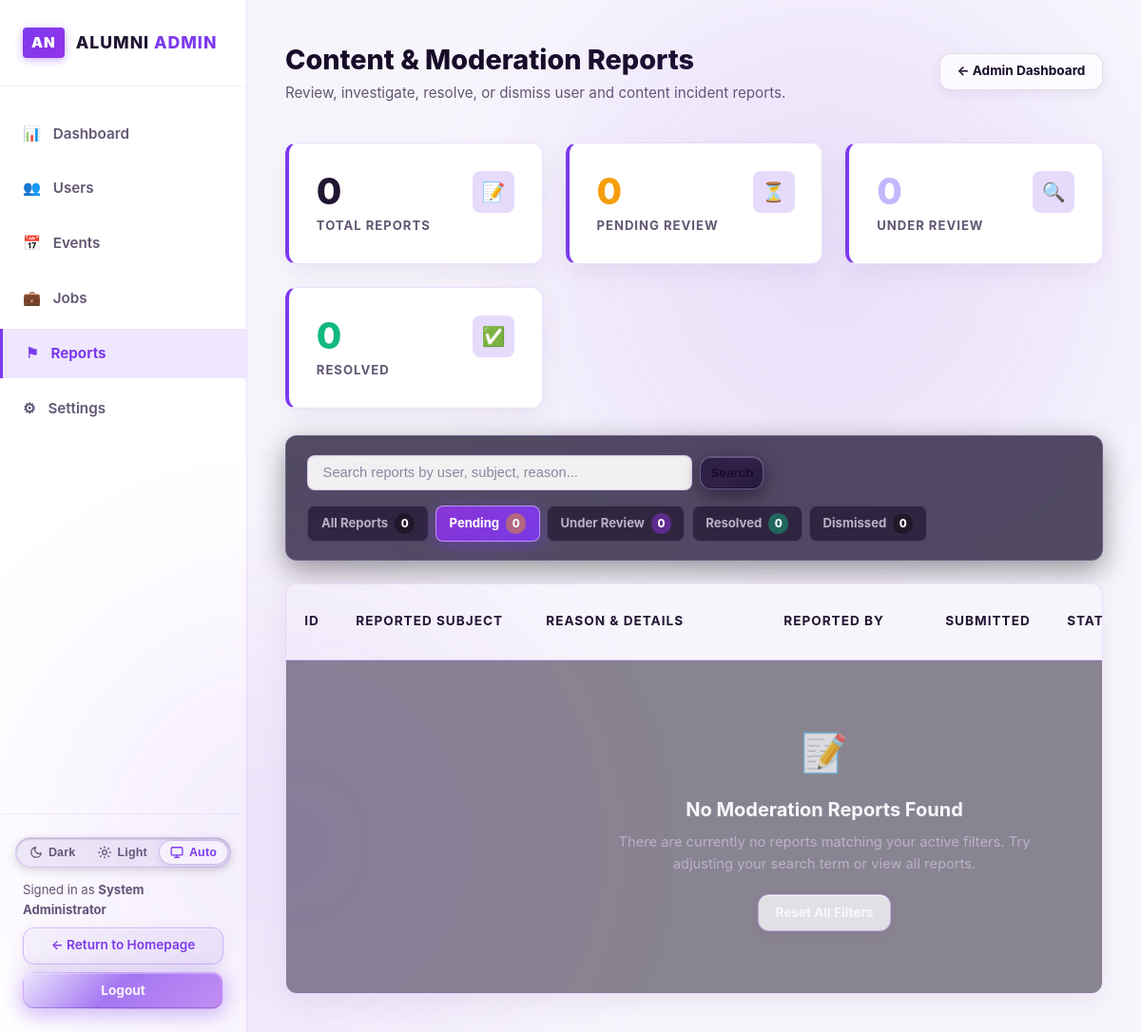
The page /admin/reports.php?status=pending (signed in) on the database as committed earlier.
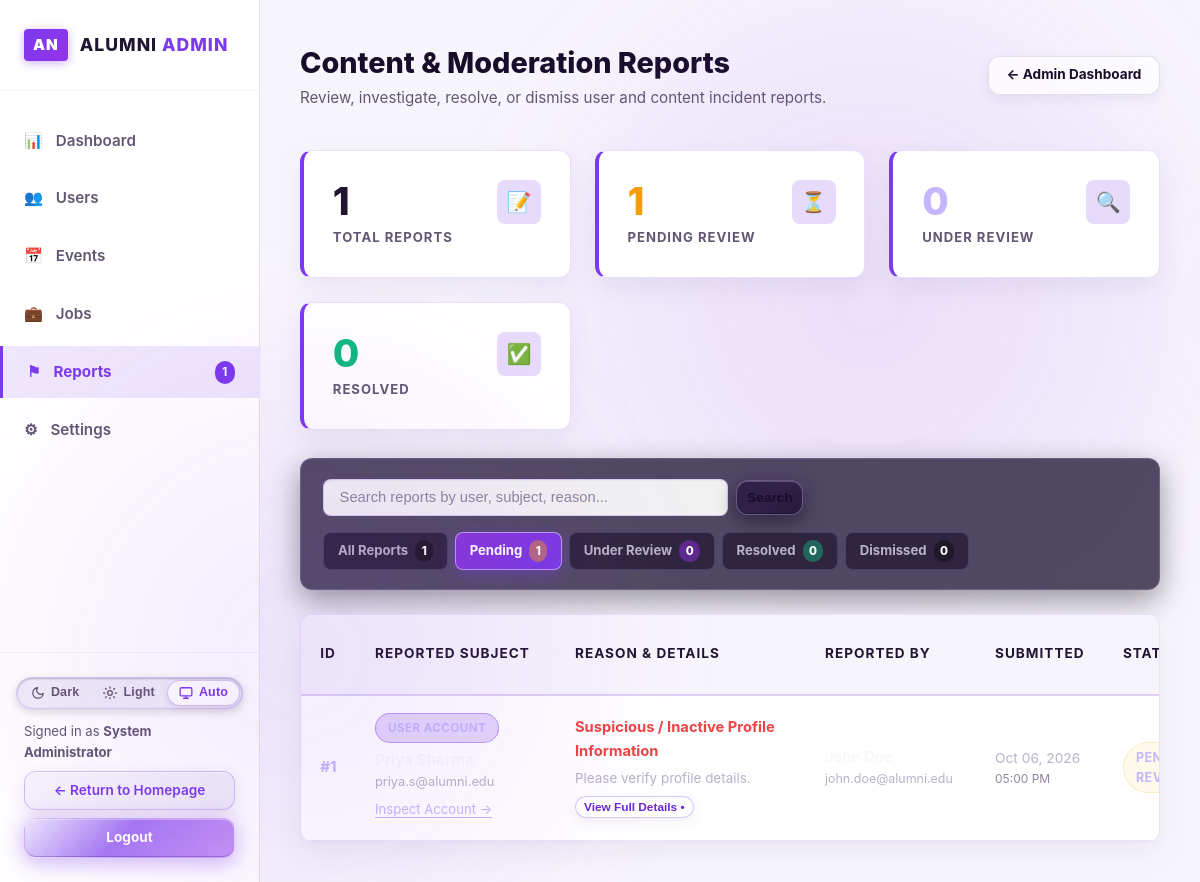
The same page on the database as committed later.
### tables this page shows
CREATE TABLE IF NOT EXISTS reports (
    id INT AUTO_INCREMENT PRIMARY KEY,
    reporter_id INT NOT NULL,
    reported_user_id INT NULL,
    event_id INT NULL,
    job_id INT NULL,
    message_id INT NULL,
    reason VARCHAR(150) NOT NULL,
    description TEXT NULL,
    status ENUM('pending', 'reviewed', 'resolved', 'dismissed') NOT NULL DEFAULT 'pending',
    created_at TIMESTAMP DEFAULT CURRENT_TIMESTAMP,
    FOREIGN KEY (reporter_id) REFERENCES users(id) ON DELETE CASCADE,
    FOREIGN KEY (reported_user_id) REFERENCES users(id) ON DELETE CASCADE,
    FOREIGN KEY (event_id) REFERENCES events(id) ON DELETE CASCADE,
    FOREIGN KEY (job_id) REFERENCES jobs(id) ON DELETE CASCADE,
    FOREIGN KEY (message_id) REFERENCES messages(id) ON DELETE CASCADE
);

CREATE TABLE IF NOT EXISTS users (
    id INT AUTO_INCREMENT PRIMARY KEY,
    username VARCHAR(50) NOT NULL UNIQUE,
    first_name VARCHAR(50) NOT NULL,
    last_name VARCHAR(50) NOT NULL,
    email VARCHAR(100) NOT NULL UNIQUE,
    password VARCHAR(255) NOT NULL,
    role ENUM('alumni', 'admin') NOT NULL DEFAULT 'alumni',
    status ENUM('active', 'suspended') NOT NULL DEFAULT 'active',
    created_at TIMESTAMP DEFAULT CURRENT_TIMESTAMP
);

### config/db.php (called while the page is built, shortened)
<?php
function get_pending_reports_count($pdo) {
    try {
        $stmt = $pdo->query("SELECT COUNT(*) FROM reports WHERE status = 'pending'");
        return (int)$stmt->fetchColumn();
    } catch (Exception $e) {
        return 0;
    }
}
$db_host = '127.0.0.1';
$db_name = 'alumni_network';
$db_user = 'root';
$db_pass = '';
try {
    $db_connected = true;
} catch (PDOException $e) {
    try {
        $root_pdo = new PDO("mysql:host={$db_host};charset=utf8mb4", $db_user, $db_pass);
        $root_pdo->exec("CREATE DATABASE IF NOT EXISTS `{$db_name}` CHARACTER SET utf8mb4 COLLATE utf8mb4_unicode_ci");
        $pdo = new PDO("mysql:host={$db_host};dbname={$db_name};charset=utf8mb4", $db_user, $db_pass, [
            PDO::ATTR_ERRMODE => PDO::ERRMODE_EXCEPTION,
            PDO::ATTR_DEFAULT_FETCH_MODE => PDO::FETCH_ASSOC
        ]);
        $schemaPath = __DIR__ . '/../database/schema.sql';
        if (file_exists($schemaPath)) {
            $sql = file_get_contents($schemaPath);
            $pdo->exec($sql);
        }
        $db_connected = true;
    } catch (Exception $sub_ex) {
        $db_connected = false;
    }
}
function get_base_url() {
    $script_dir = str_replace('\\', '/', dirname($_SERVER['SCRIPT_NAME']));
    $parts = array_values(array_filter(explode('/', trim($script_dir, '/')), function($p) {
        return $p !== '' && $p !== '.';
    }));
    if (!empty($parts) && in_array(end($parts), ['auth', 'admin', 'config', 'includes'])) {
        array_pop($parts);
    }
    $path = implode('/', $parts);
    return '/' . ($path ? $path . '/' : '');
}

### admin/reports.php (the view, shortened to what the changed rows need)
<?php
require_once __DIR__ . '/../config/db.php';
require_once __DIR__ . '/../includes/functions.php';
$currentAdminPage = 'reports';
$baseUrl = get_base_url();
$totalReportsCount = 0;
$pendingReportsCount = 0;
if ($db_connected && $pdo) {
    try {
        $totalReportsCount = (int)$pdo->query("SELECT COUNT(*) FROM reports")->fetchColumn();
        $pendingReportsCount = (int)$pdo->query("SELECT COUNT(*) FROM reports WHERE status = 'pending'")->fetchColumn();
    } catch (Exception $e) {
        $totalReportsCount = 2;
        $pendingReportsCount = 1;
        $reviewedReportsCount = 1;
    }
} else {
    $totalReportsCount = 2;
    $pendingReportsCount = 1;
    $reviewedReportsCount = 1;
}
$statusFilter = trim($_GET['status'] ?? '');
$searchQuery = trim($_GET['search'] ?? '');
$reports = [];
if ($db_connected && $pdo) {
    try {
        $sql = "
            SELECT r.*,
                   CONCAT(u_rep.first_name, ' ', u_rep.last_name) AS reporter_name,
                   u_rep.email AS reporter_email,
                   u_rep.username AS reporter_username,
                   CONCAT(u_tgt.first_name, ' ', u_tgt.last_name) AS reported_user_name,
                   u_tgt.email AS reported_user_email,
                   u_tgt.username AS reported_user_username,
                   u_tgt.status AS reported_user_status,
                   e.title AS event_title,
                   j.title AS job_title
            FROM reports r
            LEFT JOIN users u_rep ON r.reporter_id = u_rep.id
            LEFT JOIN users u_tgt ON r.reported_user_id = u_tgt.id
            LEFT JOIN events e ON r.event_id = e.id
            LEFT JOIN jobs j ON r.job_id = j.id
            WHERE 1=1
        ";
        $params = [];
        if (!empty($statusFilter)) {
            $sql .= " AND r.status = ?";
            $params[] = $statusFilter;
        }
        $sql .= " ORDER BY FIELD(r.status, 'pending', 'reviewed', 'resolved', 'dismissed'), r.created_at DESC";
        $stmt = $pdo->prepare($sql);
        $stmt->execute($params);
        $reports = $stmt->fetchAll();
    } catch (Exception $e) {
        $reports = [];
    }
}
?>
<!DOCTYPE html>
<html lang="en">
<head>
    <link rel="stylesheet" href="<?php echo $baseUrl; ?>assets/css/theme.css">
    <link rel="stylesheet" href="<?php echo $baseUrl; ?>assets/css/style.css">
</head>
<body style="background: var(--bg-color);">
<div class="admin-layout">
    <?php require_once __DIR__ . '/includes/sidebar.php'; ?>
    <main class="admin-main">
        <div class="admin-header">
            <div>
                <h1 class="admin-title">Content &amp; Moderation Reports</h1>
            </div>
        </div>
        <div class="admin-stats-grid" style="grid-template-columns: repeat(auto-fit, minmax(200px, 1fr)); margin-bottom: 1.8rem;">
            <a href="reports.php" class="admin-stat-card <?php echo empty($statusFilter) ? 'active' : ''; ?>" title="View all incident reports" aria-label="Total Reports: <?php echo $totalReportsCount; ?>">
                <div>
                    <div class="admin-stat-number"><?php echo number_format($totalReportsCount); ?></div>
                    <div class="admin-stat-label">Total Reports</div>
                </div>
            </a>
            <a href="reports.php?status=pending" class="admin-stat-card <?php echo ($statusFilter === 'pending') ? 'active' : ''; ?>" title="Filter pending review reports" aria-label="Pending Review: <?php echo $pendingReportsCount; ?>">
                <div>
                    <div class="admin-stat-number" style="color: #F59E0B;"><?php echo number_format($pendingReportsCount); ?></div>
                    <div class="admin-stat-label">Pending Review</div>
                </div>
            </a>
        </div>
        <div class="reports-filter-bar">
            <div class="reports-tabs" role="navigation" aria-label="Report status filter">
                <a href="reports.php<?php echo !empty($searchQuery) ? '?search=' . urlencode($searchQuery) : ''; ?>"
                   class="report-tab-pill <?php echo empty($statusFilter) ? 'active' : ''; ?>">
                    All Reports <span class="report-pill-badge"><?php echo $totalReportsCount; ?></span>
                </a>
                <a href="reports.php?status=pending<?php echo !empty($searchQuery) ? '&search=' . urlencode($searchQuery) : ''; ?>"
                   class="report-tab-pill <?php echo ($statusFilter === 'pending') ? 'active' : ''; ?>">
                    Pending <span class="report-pill-badge" style="background: rgba(245, 158, 11, 0.45); color: #FFF;"><?php echo $pendingReportsCount; ?></span>
                </a>
            </div>
        </div>
        <div class="table-responsive">
            <table class="admin-table">
                <thead>
                    <tr>
                        <th style="width: 70px;">ID</th>
                        <th style="min-width: 200px;">Reported Subject</th>
                        <th style="min-width: 250px;">Reason &amp; Details</th>
                        <th style="min-width: 170px;">Reported By</th>
                        <th style="min-width: 120px;">Submitted</th>
                        <th style="min-width: 120px;">Status</th>
                    </tr>
                </thead>
                <tbody>
                    <?php if (empty($reports)): ?>
                        <tr>
                            <td colspan="7" style="text-align: center; padding: 4rem 2rem; background: rgba(20, 10, 36, 0.5);">
                                <div style="font-size: 2.5rem; margin-bottom: 0.8rem; opacity: 0.7;">&#128221;</div>
                                <h3 style="color: #F8F7FC; font-size: 1.25rem; font-weight: 700; margin-bottom: 0.4rem;">
                                    No Moderation Reports Found
                                </h3>
                                <p style="color: #B9B2C9; font-size: 0.92rem; max-width: 440px; margin: 0 auto 1.2rem;">
                                    <?php if (!empty($searchQuery) || !empty($statusFilter)): ?>
                                        There are currently no reports matching your active filters. Try adjusting your search term or view all reports.
                                    <?php else: ?>
                                        All incident reports have been reviewed and resolved. No pending moderation items require attention.
                                    <?php endif; ?>
                                </p>
                                <?php if (!empty($searchQuery) || !empty($statusFilter)): ?>
                                    <a href="reports.php" class="btn btn-outline-light btn-sm" style="color: #F8F7FC;">
                                        Reset All Filters
                                    </a>
                                <?php endif; ?>
                            </td>
                        </tr>
                    <?php else: ?>
                        <?php foreach ($reports as $r): ?>
                            <tr>
                                <td>
                                    <strong style="color: #C4B5FD; font-size: 0.95rem;">#<?php echo $r['id']; ?></strong>
                                </td>
                                <td>
                                    <?php if (!empty($r['reported_user_name'])): ?>
                                        <div>
                                            <span class="badge subject-badge-user" style="font-size: 0.72rem; margin-bottom: 0.3rem;">
                                                User Account
                                            </span>
                                            <div style="font-weight: 700; color: #F8F7FC; font-size: 0.95rem;">
                                            </div>
                                            <div style="font-size: 0.8rem; color: #B9B2C9;">
                                                <?php echo htmlspecialchars($r['reported_user_email'] ?? ''); ?>
                                            </div>
                                            <div style="margin-top: 0.35rem;">
                                                <a href="users.php?search=<?php echo urlencode($r['reported_user_username'] ?? $r['reported_user_name']); ?>"
                                                   target="_blank"
                                                   class="admin-link">
                                                    Inspect Account &rarr;
                                                </a>
                                            </div>
                                        </div>
                                    <?php endif; ?>
                                </td>
                                <td>
                                    <div style="font-weight: 700; color: #EF4444; font-size: 0.92rem; margin-bottom: 0.25rem;">
                                        <?php echo htmlspecialchars($r['reason']); ?>
                                    </div>
                                    <?php if (!empty($r['description'])): ?>
                                        <div class="report-description-box" title="<?php echo htmlspecialchars($r['description']); ?>">
                                            <?php echo htmlspecialchars($r['description']); ?>
                                        </div>
                                    <?php endif; ?>
                                    <button type="button"
                                            class="btn btn-outline-light btn-sm"
                                            style="margin-top: 0.5rem; font-size: 0.74rem; padding: 0.18rem 0.5rem;"
                                            onclick='openReportModal(<?php echo json_encode($r, JSON_HEX_TAG | JSON_HEX_APOS | JSON_HEX_QUOT | JSON_HEX_AMP); ?>);'>
                                        View Full Details &bull;
                                    </button>
                                </td>
                                <td>
                                    <div style="font-weight: 600; color: #F8F7FC; font-size: 0.92rem;">
                                    </div>
                                    <div style="font-size: 0.78rem; color: #B9B2C9;">
                                        <?php echo htmlspecialchars($r['reporter_email'] ?? 'alumni@alumni.edu'); ?>
                                    </div>
                                </td>
                                <td style="font-size: 0.86rem; color: #B9B2C9; white-space: nowrap;">
                                    <?php echo date('M d, Y', strtotime($r['created_at'])); ?>
                                    <div style="font-size: 0.75rem; color: #8F859F;">
                                        <?php echo date('h:i A', strtotime($r['created_at'])); ?>
                                    </div>
                                </td>
                                <td>
                                    <?php if ($r['status'] === 'pending'): ?>
                                        <span class="badge badge-pending">Pending Review</span>
                                    <?php elseif ($r['status'] === 'reviewed'): ?>
                                        <span class="badge badge-reviewed">Under Review</span>
                                    <?php elseif ($r['status'] === 'resolved'): ?>
                                        <span class="badge badge-resolved">Resolved</span>
                                    <?php else: ?>
                                        <span class="badge badge-dismissed">Dismissed</span>
                                    <?php endif; ?>
                                </td>
                            </tr>
                        <?php endforeach; ?>
                    <?php endif; ?>
                </tbody>
            </table>
        </div>
    </main>
</div>
</body>
</html>

### admin/includes/sidebar.php (shortened to what the changed rows need)
<?php
$currentAdminPage = isset($currentAdminPage) ? $currentAdminPage : 'dashboard';
$baseUrl = get_base_url();
?>
<aside class="admin-sidebar">
    <ul class="admin-nav">
        <li class="admin-nav-item">
            <?php $pendingRepCount = ($db_connected && $pdo) ? get_pending_reports_count($pdo) : 0; ?>
            <a href="<?php echo $baseUrl; ?>admin/reports.php" class="admin-nav-link <?php echo ($currentAdminPage === 'reports') ? 'active' : ''; ?>">
                <span>&#9873;</span> Reports
                <?php if ($pendingRepCount > 0): ?>
                    <span class="badge" style="background: var(--accent-color); color: #FFFFFF; font-size: 0.72rem; font-weight: 700; padding: 0.15rem 0.45rem; border-radius: 10px; margin-left: auto;">
                        <?php echo $pendingRepCount; ?>
                    </span>
                <?php endif; ?>
            </a>
        </li>
    </ul>
</aside>

Rows that differ between the two databases and show on the page:
added reports: id "1", reported_user.email "priya.s@alumni.edu", reason "Suspicious / Inactive Profile Information", description "Please verify profile details.", reporter.email "john.doe@alumni.edu", created_at "Oct 06, 2026", created_at "05:00 PM", status "PENDING REVIEW"
Other text that changed with them:
$pendingRepCount: (not shown) → "1"
$totalReportsCount: "0" → "1"
$pendingReportsCount: "0" → "1"
text no longer shown: "📝 No Moderation Reports Found There are currently no reports matching your active filters. Try adjusting your search term or view all reports. Reset All Filters"
